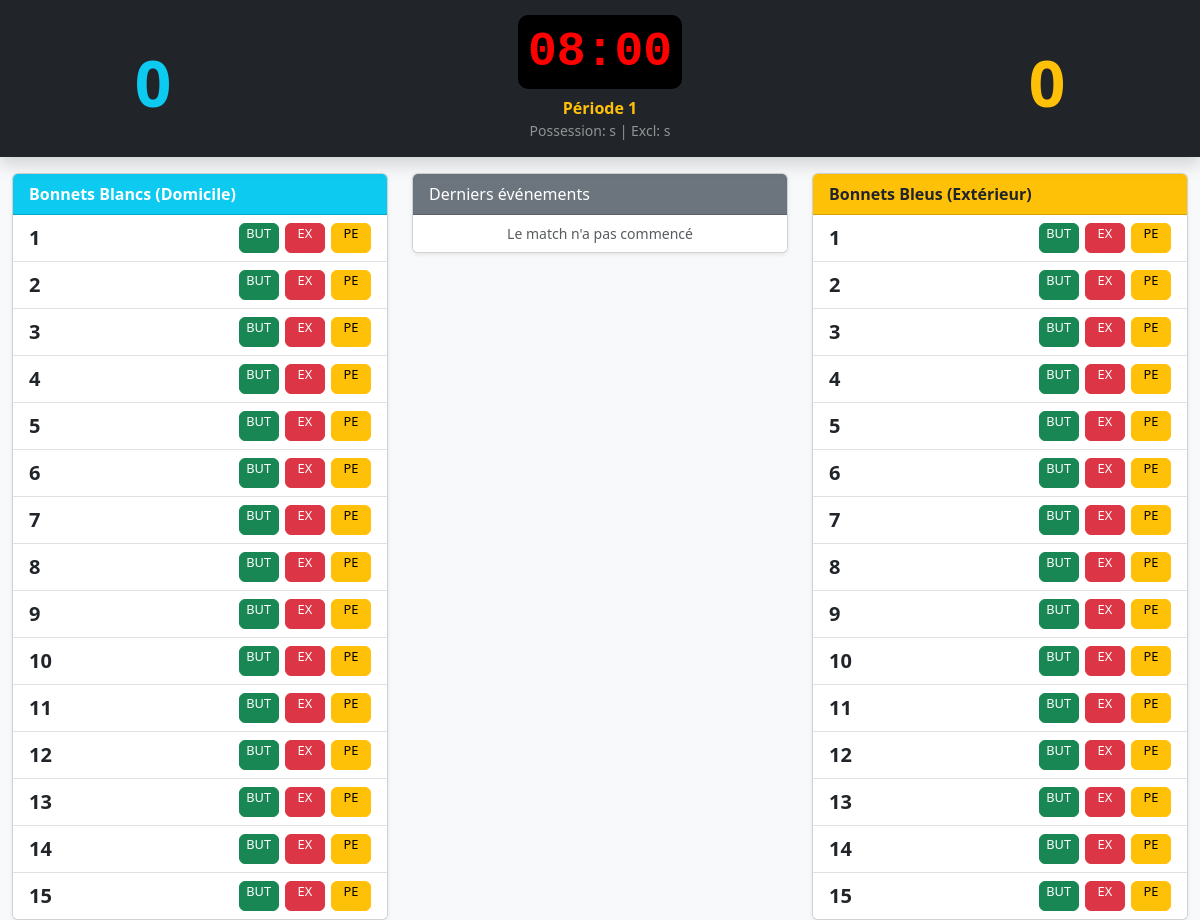
The page /match/41/legacy/ on the database as committed earlier.
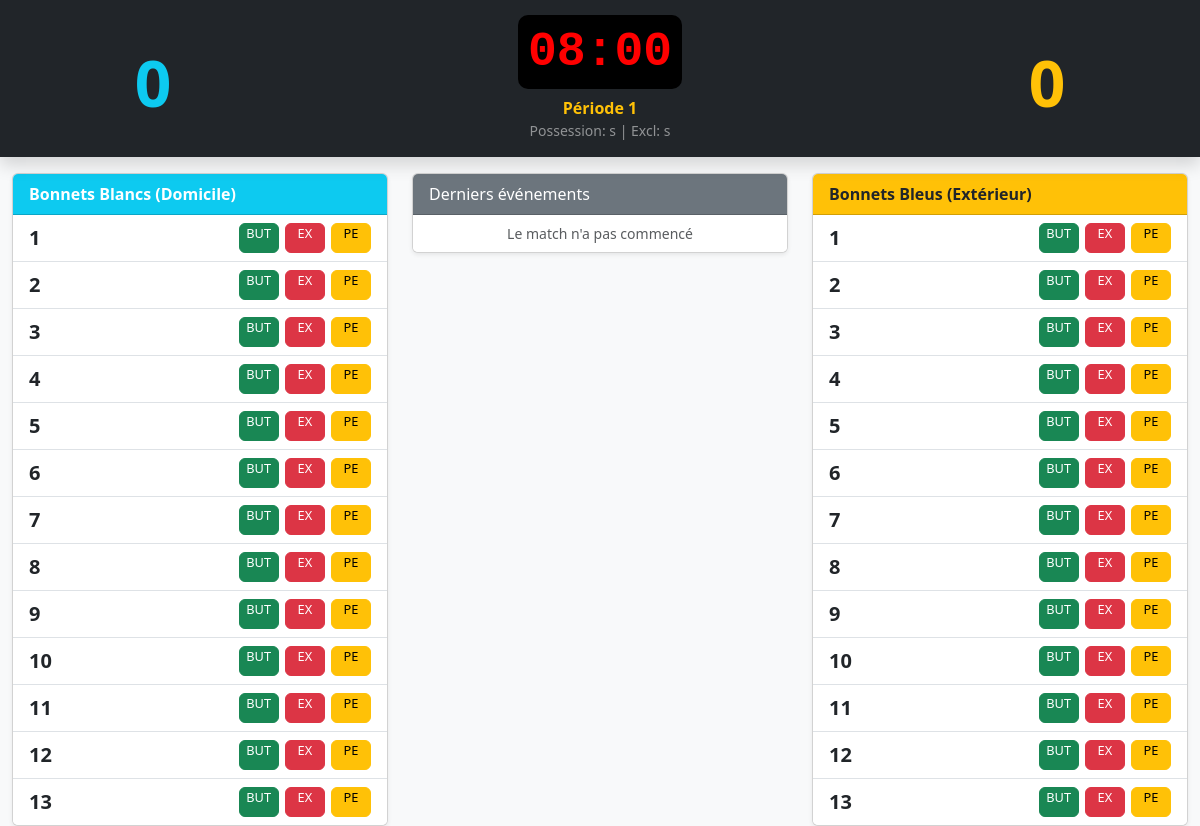
The same page on the database as committed later.
### gestion/models.py (models this page shows, shortened)
class Participation(models.Model):
    EQUIPE_CHOICES = [('DOM', 'Domicile'), ('EXT', 'Extérieur')]
    match = models.ForeignKey(Match, on_delete=models.CASCADE,
                               related_name='participants')
    equipe_concernee = models.CharField(max_length=3, choices=EQUIPE_CHOICES)
    numero_bonnet = models.IntegerField()
    nom = models.CharField(max_length=50)
    prenom = models.CharField(max_length=50)
    numero_licence = models.CharField(max_length=50, blank=True)
    annee_naissance = models.IntegerField(null=True, blank=True)
    nb_fautes_personnelles = models.IntegerField(default=0)
    est_exclu = models.BooleanField(default=False)
    fin_exclusion = models.DateTimeField(null=True, blank=True)
    est_exclu_definitif = models.BooleanField(default=False)
    class Meta:
        ordering = ['equipe_concernee', 'numero_bonnet']
        unique_together = [('match', 'equipe_concernee', 'numero_bonnet')]

### gestion/views.py (the view)
# urls.py: path('match/<int:match_id>/legacy/',     views.tableau_bord,      name='tableau_bord'),
def tableau_bord(request, match_id):
    match = get_object_or_404(Match, id=match_id)
    joueurs_dom = Participation.objects.filter(
        match=match, equipe_concernee='DOM').order_by('numero_bonnet')
    joueurs_ext = Participation.objects.filter(
        match=match, equipe_concernee='EXT').order_by('numero_bonnet')
    events = Evenement.objects.filter(match=match).order_by('-heure_creation')[:5]
    return render(request, 'gestion/tableau_bord.html', {
        'match': match,
        'joueurs_dom': joueurs_dom,
        'joueurs_ext': joueurs_ext,
        'events': events,
    })

### gestion/templates/gestion/tableau_bord.html (shortened to what the changed rows need)
<!DOCTYPE html>
<html lang="fr">
<head>
    <link href="https://cdn.jsdelivr.net/npm/bootstrap@5.3.0/dist/css/bootstrap.min.css" rel="stylesheet">
</head>
<body class="bg-light">
    <div class="container-fluid mt-3">
        <div class="row">
            <div class="col-md-4">
                <div class="card shadow-sm">
                    <ul class="list-group list-group-flush">
                        {% for p in joueurs_dom %}
                        <li class="list-group-item d-flex justify-content-between align-items-center py-2">
                            <span class="fw-bold fs-5" style="width: 30px;">{{ p.numero_bonnet }}</span>
                            <div>
                                <a href="{% url 'ajouter_action' match.id p.id 'BUT' %}" class="btn btn-success btn-action" title="But">BUT</a>
                                <a href="{% url 'ajouter_action' match.id p.id 'EXCL' %}" class="btn btn-danger btn-action" title="Exclusion">EX</a>
                                <a href="{% url 'ajouter_action' match.id p.id 'PENALTY' %}" class="btn btn-warning btn-action" title="Penalty">PE</a>
                            </div>
                        </li>
                        {% endfor %}
                    </ul>
                </div>
            </div>
            <div class="col-md-4">
                <div class="card shadow-sm">
                    <ul class="list-group list-group-flush">
                        {% for p in joueurs_ext %}
                        <li class="list-group-item d-flex justify-content-between align-items-center py-2">
                            <span class="fw-bold fs-5" style="width: 30px;">{{ p.numero_bonnet }}</span>
                            <div>
                                <a href="{% url 'ajouter_action' match.id p.id 'BUT' %}" class="btn btn-success btn-action" title="But">BUT</a>
                                <a href="{% url 'ajouter_action' match.id p.id 'EXCL' %}" class="btn btn-danger btn-action" title="Exclusion">EX</a>
                                <a href="{% url 'ajouter_action' match.id p.id 'PENALTY' %}" class="btn btn-warning btn-action" title="Penalty">PE</a>
                            </div>
                        </li>
                        {% endfor %}
                    </ul>
                </div>
            </div>
        </div>
    </div>
</body>
</html>

Rows that differ between the two databases and show on the page:
no longer on this page (row edited): Participation: numero_bonnet "14"
no longer on this page (row edited): Participation: numero_bonnet "15"
no longer on this page (row edited): Participation: numero_bonnet "14"
no longer on this page (row edited): Participation: numero_bonnet "15"
